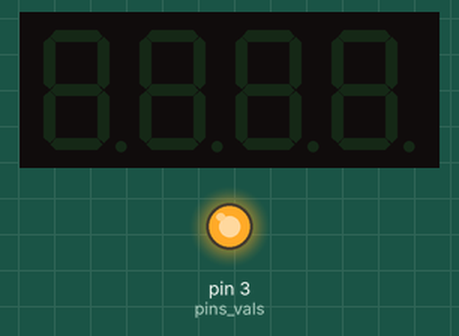
Recording of a sketch running on a simulated Arduino Mega 2560, built with avr-gcc and run on an emulated ATmega2560. Shown: 4-digit seven-segment display, output pins drawn as LEDs (lit = HIGH). Wiring (inferred from the names in the program): TM1637 display: clock pin 2; DIO pin 4. Pins used as bus, display or sensor lines are not drawn.

Above: at 0.15 s.
At 36.6 s:
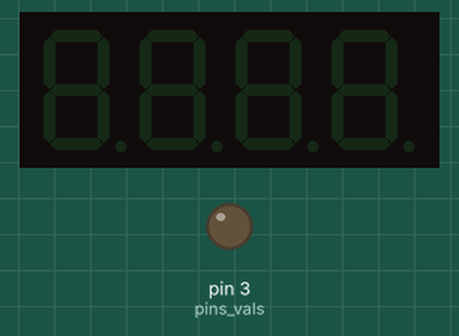
Timing chart, 0 to 40.0 s (numbered marks = the images above):
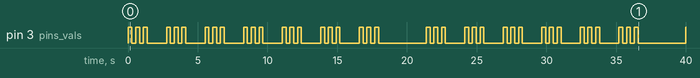

Measured:
- by itself, pin 3 (pins_vals): LOW → HIGH at 0.00 s, → LOW 0.28 s later, → HIGH 0.28 s later, → LOW 0.28 s later, … (79 changes in this stretch)

The sketch:

RelayV4.ino
```cpp
//This Is A Test Program To Control Multiple Digital Devices With An Arduino
//It Is Meant For Movement Patterns With A Number Of Toggles, And A Set Delay

/*
NOTE: In Order To Utilize This Code:
1.) Update 2D Array With Values, Instructions Listed Above Line
2.) Change Rows Integer To Reflect Number Of Pins
3.) In Setup, Configure Utilized Digital Pins To Serve As Output
*/

//Each Item Is A Digital Pin
//Format: Pin#, Time Between Toggles, Repetitions (Of Toggles, 2x # Of Flashes), Delay
int pins_vals[53][4] = {{2, 100, 8, 500}, {3, 250, 6, 1000}, {4, 500, 4, 2000}};

int rows = 3;
//Note: The Rows Variable Needs To Be Set Because There Is A Noticeable Time Penalty If It Is Just Set To 53
//The Below Array Lengths Can Be 53 Because Never Does The Program GO Through All Of Them, It Only References Specific Adresses
//There Are 53 Pins On The Arduino Mega. If Using A Bigger Or Smaller Board, Change The Array Lengths To Be Accurate

int totals[53];
boolean active[53];
int temp[53];

int cycle;

void setup() {

  //Set Up Pins
  pinMode(2,OUTPUT);
  pinMode(3,OUTPUT);
  pinMode(4, OUTPUT);

  //Set Up Total Times Per Motion (Digital Pin)
  for(int i=0; i<rows; i++){
    totals[i] = (pins_vals[i][1] * pins_vals[i][2]) + pins_vals[i][3];
  }
  //Set Up Temporary Array To Know If Sequence Has Started
  for(int i=0; i<rows; i++){
    active[i] = false;
  }
  //Set Up Timers Per Sequence
  for(int i=0; i<rows; i++){
    temp[i] = 0;
  }

  //Set Up Cycle Length By Making A Number Which Is Divisable By All Individual Pin Increments
  cycle = 1;
  for(int i=0; i<rows; i++){
    cycle = cycle * ((pins_vals[i][1] * pins_vals[i][2]) + pins_vals[i][3]); //Times Totals, Cannot Acces Array Yet
  }
}

void loop() {
  //Interval
  for (int i = 0; i <= cycle; i++) {
    //Check Each Item In 2D Array, Every Millisecond
    for (int r = 0; r < rows; r++) {
      if (i % totals[r] == 0 || active[r]) { //Check If Multiple Of Interval

        //If Sequence Should Start, Trigger Active Array
        active[r] = true;

        //If Sequence Has Been Active For Multiple Of Toggle Length, Toggle
        for(int c=0; c<pins_vals[r][2]; c++){

          //Checks Multiples Based On Number Of Toggles
          if(temp[r] == c*pins_vals[r][1]){
            //Toggle Pin --> Toggle Relay
            if(digitalRead(pins_vals[r][0]) == LOW){
              digitalWrite(pins_vals[r][0], HIGH);
            }
            else{
              digitalWrite(pins_vals[r][0], LOW);
            }
          }
        }

        //Increase Counter For Sequence
        temp[r]++;

        //If Sequence Complete, Reset Counter, Change To Not Active
        if(temp[r] == totals[r]){
          temp[r] = 0;
          active[r] = false;
        }
      }
   }
  delay(1);
  }
}

/*
Change Log:
V1: Basic Cycle, On/Off With Timer
V2: Added Number Of Flashes, Flash Length, And Delay
V3: Dynamic Cycle Length, Based On Common Multiple
V4: Made Utilization Easier By Reducing Variables To Change, Added More Comments
*/
```
